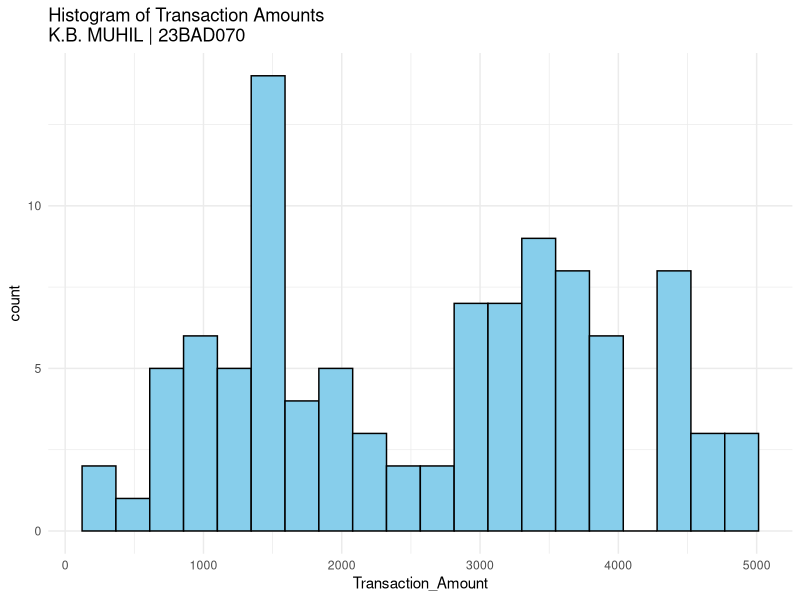
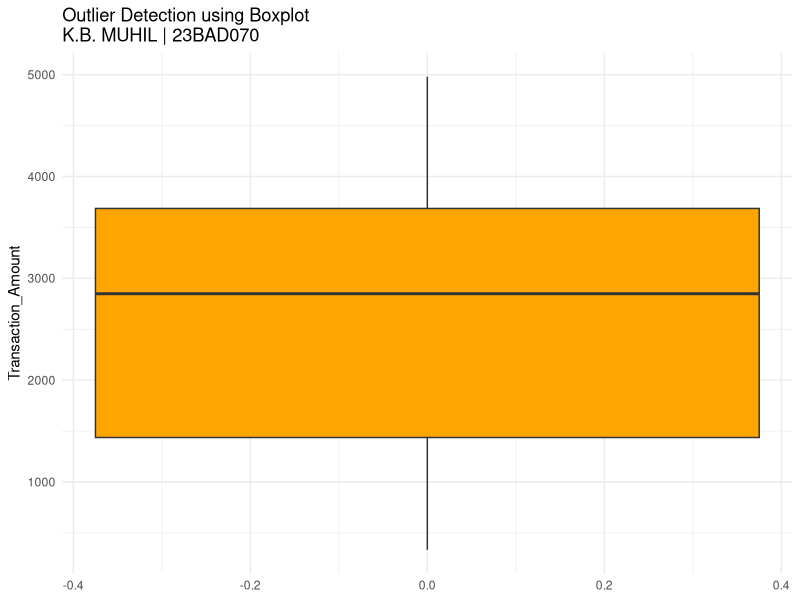
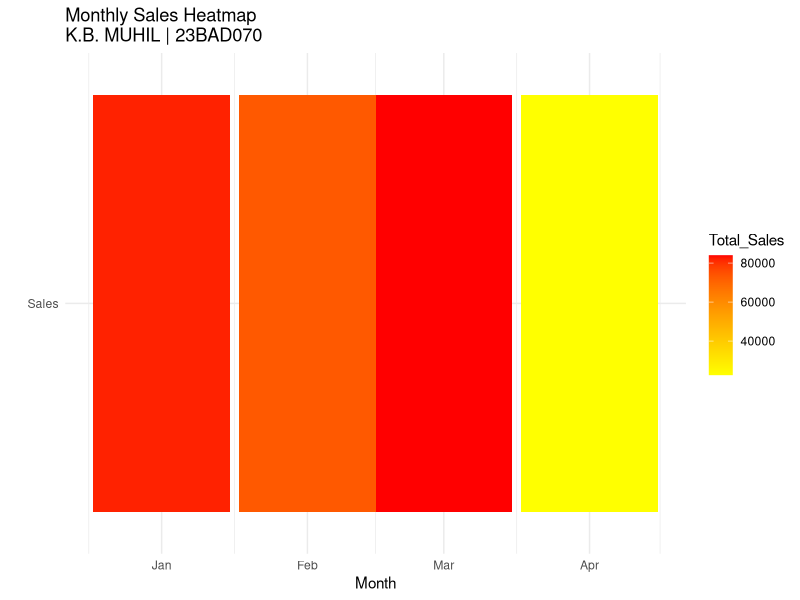

These charts were generated, in order, by the following R code:

library(ggplot2)
library(dplyr)
library(lubridate)

ecommerce_data <- read.csv("ecommerce_transactions.csv")
ecommerce_data <- na.omit(ecommerce_data)

cat("Name: K.B. MUHIL\n")
cat("Roll No: 23BAD070\n")

# --------------------------
# Histogram
# --------------------------
ggplot(ecommerce_data, aes(x = Transaction_Amount)) +
  geom_histogram(fill = "skyblue", color = "black", bins = 20) +
  ggtitle("Histogram of Transaction Amounts\nK.B. MUHIL | 23BAD070") +
  theme_minimal()

# --------------------------
# Boxplot
# --------------------------
ggplot(ecommerce_data, aes(y = Transaction_Amount)) +
  geom_boxplot(fill = "orange") +
  ggtitle("Outlier Detection using Boxplot\nK.B. MUHIL | 23BAD070") +
  theme_minimal()

# --------------------------
# Heatmap of Monthly Sales
# --------------------------
ecommerce_data$Month <- floor_date(as.Date(ecommerce_data$Transaction_Date), "month")

monthly_sales <- ecommerce_data %>%
  group_by(Month) %>%
  summarise(Total_Sales = sum(Transaction_Amount))

ggplot(monthly_sales, aes(x = Month, y = "Sales", fill = Total_Sales)) +
  geom_tile() +
  scale_fill_gradient(low = "yellow", high = "red") +
  ggtitle("Monthly Sales Heatmap\nK.B. MUHIL | 23BAD070") +
  xlab("Month") +
  ylab("") +
  theme_minimal()
